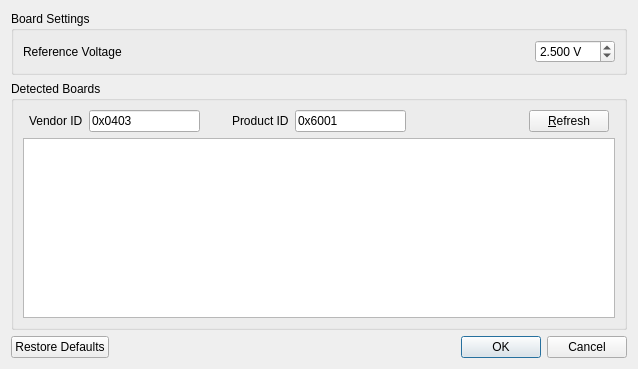
<?xml version="1.0" encoding="UTF-8"?>
<ui version="4.0">
 <class>QBoardSettings</class>
 <widget class="QDialog" name="QBoardSettings">
  <property name="geometry">
   <rect>
    <x>0</x>
    <y>0</y>
    <width>638</width>
    <height>369</height>
   </rect>
  </property>
  <property name="windowTitle">
   <string>USB Measuring Board Settings</string>
  </property>
  <property name="windowIcon">
   <iconset>
    <normaloff>:/icons/configure.png</normaloff>:/icons/configure.png</iconset>
  </property>
  <layout class="QGridLayout" name="gridLayout_2">
   <item row="2" column="0">
    <widget class="QDialogButtonBox" name="buttonBox">
     <property name="orientation">
      <enum>Qt::Horizontal</enum>
     </property>
     <property name="standardButtons">
      <set>QDialogButtonBox::Cancel|QDialogButtonBox::Ok|QDialogButtonBox::RestoreDefaults</set>
     </property>
    </widget>
   </item>
   <item row="0" column="0">
    <widget class="QGroupBox" name="settingsGroupBox">
     <property name="title">
      <string>Board Settings</string>
     </property>
     <layout class="QHBoxLayout" name="horizontalLayout_2">
      <item>
       <widget class="QLabel" name="referenceVoltageLabel">
        <property name="text">
         <string>Reference Voltage</string>
        </property>
        <property name="buddy">
         <cstring>referenceVoltageSpinBox</cstring>
        </property>
       </widget>
      </item>
      <item>
       <spacer name="horizontalSpacer_1">
        <property name="orientation">
         <enum>Qt::Horizontal</enum>
        </property>
        <property name="sizeHint" stdset="0">
         <size>
          <width>40</width>
          <height>20</height>
         </size>
        </property>
       </spacer>
      </item>
      <item>
       <widget class="QDoubleSpinBox" name="referenceVoltageSpinBox">
        <property name="sizePolicy">
         <sizepolicy hsizetype="Fixed" vsizetype="Fixed">
          <horstretch>0</horstretch>
          <verstretch>0</verstretch>
         </sizepolicy>
        </property>
        <property name="minimumSize">
         <size>
          <width>80</width>
          <height>0</height>
         </size>
        </property>
        <property name="suffix">
         <string notr="true"> V</string>
        </property>
        <property name="decimals">
         <number>3</number>
        </property>
        <property name="maximum">
         <double>9.000000000000000</double>
        </property>
        <property name="singleStep">
         <double>0.001000000000000</double>
        </property>
        <property name="value">
         <double>2.500000000000000</double>
        </property>
       </widget>
      </item>
     </layout>
    </widget>
   </item>
   <item row="1" column="0">
    <widget class="QGroupBox" name="devicesGroupBox">
     <property name="title">
      <string>Detected Boards</string>
     </property>
     <layout class="QGridLayout" name="gridLayout">
      <item row="0" column="5">
       <widget class="QLabel" name="pidLabel">
        <property name="text">
         <string>Product ID</string>
        </property>
        <property name="buddy">
         <cstring>pidLineEdit</cstring>
        </property>
       </widget>
      </item>
      <item row="1" column="1" colspan="9">
       <widget class="QTableView" name="deviceTableView">
        <property name="frameShape">
         <enum>QFrame::StyledPanel</enum>
        </property>
        <property name="frameShadow">
         <enum>QFrame::Sunken</enum>
        </property>
        <property name="horizontalScrollBarPolicy">
         <enum>Qt::ScrollBarAlwaysOff</enum>
        </property>
        <property name="alternatingRowColors">
         <bool>true</bool>
        </property>
        <property name="selectionMode">
         <enum>QAbstractItemView::SingleSelection</enum>
        </property>
        <property name="selectionBehavior">
         <enum>QAbstractItemView::SelectRows</enum>
        </property>
        <property name="showGrid">
         <bool>false</bool>
        </property>
        <attribute name="horizontalHeaderCascadingSectionResizes">
         <bool>true</bool>
        </attribute>
        <attribute name="horizontalHeaderDefaultSectionSize">
         <number>175</number>
        </attribute>
        <attribute name="horizontalHeaderMinimumSectionSize">
         <number>70</number>
        </attribute>
        <attribute name="horizontalHeaderStretchLastSection">
         <bool>true</bool>
        </attribute>
        <attribute name="verticalHeaderVisible">
         <bool>false</bool>
        </attribute>
        <attribute name="verticalHeaderDefaultSectionSize">
         <number>25</number>
        </attribute>
        <attribute name="verticalHeaderMinimumSectionSize">
         <number>20</number>
        </attribute>
       </widget>
      </item>
      <item row="0" column="7">
       <spacer name="horizontalSpacer_2">
        <property name="orientation">
         <enum>Qt::Horizontal</enum>
        </property>
        <property name="sizeHint" stdset="0">
         <size>
          <width>90</width>
          <height>20</height>
         </size>
        </property>
       </spacer>
      </item>
      <item row="0" column="6">
       <widget class="QLineEdit" name="pidLineEdit">
        <property name="inputMask">
         <string notr="true">\0\x&gt;HHHH</string>
        </property>
        <property name="text">
         <string notr="true">0x6001</string>
        </property>
       </widget>
      </item>
      <item row="0" column="4">
       <spacer name="horizontalSpacer_3">
        <property name="orientation">
         <enum>Qt::Horizontal</enum>
        </property>
        <property name="sizeType">
         <enum>QSizePolicy::Minimum</enum>
        </property>
        <property name="sizeHint" stdset="0">
         <size>
          <width>20</width>
          <height>20</height>
         </size>
        </property>
       </spacer>
      </item>
      <item row="0" column="3">
       <widget class="QLineEdit" name="vidLineEdit">
        <property name="inputMask">
         <string notr="true">\0\x&gt;HHHH</string>
        </property>
        <property name="text">
         <string notr="true">0x0403</string>
        </property>
       </widget>
      </item>
      <item row="0" column="2">
       <widget class="QLabel" name="vidLabel">
        <property name="text">
         <string>Vendor ID</string>
        </property>
       </widget>
      </item>
      <item row="0" column="8">
       <widget class="QPushButton" name="refreshButton">
        <property name="text">
         <string>&amp;Refresh</string>
        </property>
        <property name="icon">
         <iconset resource="../resrc/board.qrc">
          <normaloff>:/icon/view-refresh.png</normaloff>:/icon/view-refresh.png</iconset>
        </property>
       </widget>
      </item>
     </layout>
    </widget>
   </item>
  </layout>
 </widget>
 <tabstops>
  <tabstop>buttonBox</tabstop>
 </tabstops>
 <resources>
  <include location="../resrc/board.qrc"/>
 </resources>
 <connections>
  <connection>
   <sender>buttonBox</sender>
   <signal>rejected()</signal>
   <receiver>QBoardSettings</receiver>
   <slot>reject()</slot>
   <hints>
    <hint type="sourcelabel">
     <x>320</x>
     <y>419</y>
    </hint>
    <hint type="destinationlabel">
     <x>286</x>
     <y>274</y>
    </hint>
   </hints>
  </connection>
  <connection>
   <sender>buttonBox</sender>
   <signal>accepted()</signal>
   <receiver>QBoardSettings</receiver>
   <slot>accept()</slot>
   <hints>
    <hint type="sourcelabel">
     <x>252</x>
     <y>419</y>
    </hint>
    <hint type="destinationlabel">
     <x>157</x>
     <y>274</y>
    </hint>
   </hints>
  </connection>
 </connections>
</ui>
